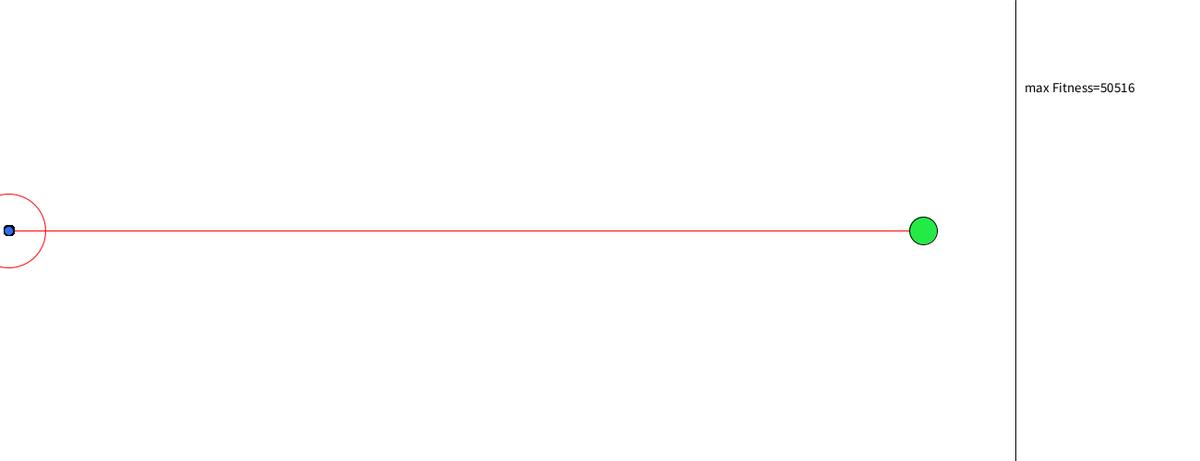
Frame 1 (no input)
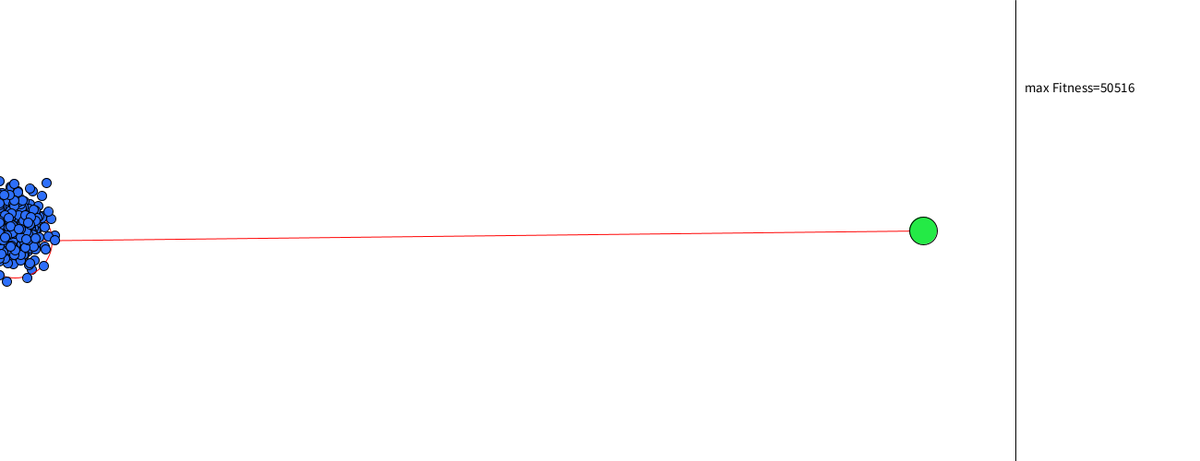
Frame 60 (the mouse pressed at the canvas centre just before this capture)
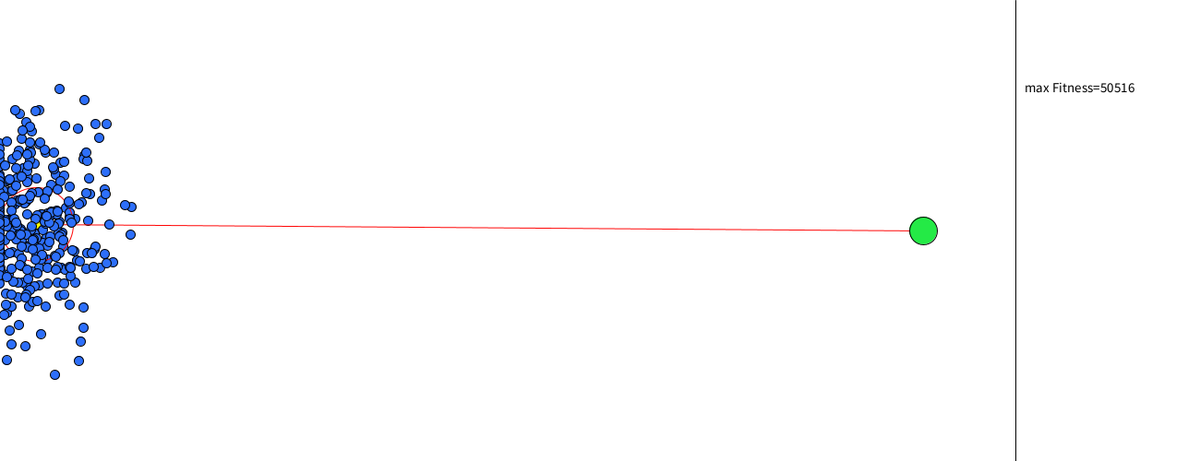
Frame 120 (the mouse held since frame 60 and released just before this capture)

The Processing sketch that drew these frames (run headless with seeded random() and noise(); from frame 60 on, the mouse is pressed at the canvas centre):

// Processing sketch: smartDotGeneticAlgorithm
// ── smartDotGeneticAlgorithm.pde
//---------------------------------------------------------------------------------------//
//this is obstacle class that holds the parameters of obstacle position, height and width
//this could be used to further train the creatures at different settings
//---------------------------------------------------------------------------------------//
class obstacle{
  PVector pos = new PVector(0, 0);
  PVector param = new PVector(0, 0);
  boolean active;
  
  obstacle(int x, int y, int wd, int ht, boolean bool){
    pos.x = x;
    pos.y = y;
    param.x = wd;
    param.y = ht;
    this.active = bool; 
  }
  void show(){
    if(this.active){
      stroke(#C9FA08);
      fill(#C9FA08);
      rect(pos.x, pos.y, param.x, param.y);
      noStroke();
      noFill();
    }
  }
}



int count=0;
int totalPopulation=500;
PVector target = new PVector(1000, 250);
int forceCount=0, index=0, maxfitness=0, totalScore=0;;
population p =new population();
obstacle ob0 = new obstacle(200, 140, 50, 200, false);

void setup(){
  size(1300,500);
  //frameRate(20);
}

void draw(){
  if(count==0)p.evaluate( );
  if(count<1000){
    p.display( );
    ob0.show();
    ellipseMode(CENTER);
    fill(#24EA46);
    ellipse(target.x, target.y, 30, 30);
    stroke(0);
    line(1100, 0, 1100, 500);
    fill(0);
    textSize(15);
    ++count;
    text("max Fitness=", 1110, 100);
    text(maxfitness, 1110+textWidth("max Fitness="), 100);
  }
  if(count>=1000){
    p.makeNewGen();
    p.mutate();
    totalScore=0;
    count=0;
  }
}

// ── creature.pde
//creature class and the necessary function class
//this class inclues property of positon and dynamic characteristics
//useing PVector class to represent the vector data types that holds the 
//positonal, force, velocity, acceleration properties that are vector in real life

class creature{
  PVector pos=new PVector(10, 250);
  PVector vel=new PVector(0, 0);
  PVector acel= new PVector(0, 0);
  PVector[] force=new PVector[1000];
  int fitness, steps;
  double prob;
  boolean alive=true, goal=false;
  
  //this is the creature class constructor used to initialize the vector properties
  //of the creature class
  creature(){
    vel.limit(5);
    fitness= 0;
    prob= 0.0;
    steps=1000;
    for(int i=0; i<1000; i++)force[i]= PVector.random2D();
  }
  
  //calculate the velocity
  void calVelocity(){
    acel= force[count].copy();
    acel.div(10);
    vel.add(acel);
    acel.set(0,0);
  }
  
  //used to cpoy the creature objets so create it's own separate copy
  //this doesn't refrence the same copy of the object
  creature cpy(){
    creature cp = new creature();
    for(int i=0; i<1000; i++){
        cp.force[i] = new PVector(force[i].x, force[i].y);
    }
    cp.prob= prob;
    return cp;
  }
} 

// ── population.pde
//population class is used to manipulate the population 
//used to evaluate, make new generation and does the selecton


class population{
  creature[] m0;
  float mutationRate = .01;
  
  population(){
    m0= new creature[totalPopulation];
    for(int i=0; i<totalPopulation; i++){
      m0[i]= new creature();
    }
  }
  
  //this just handles the display motion of the creatures
  //this is called after the fitness and selection probability is evaluated
  void display(){
    background(255);
    for(int i=0; i<totalPopulation; i++){
      if((m0[i].pos.x<0)||(m0[i].pos.x>1100)||(m0[i].pos.y<0)||(m0[i].pos.y>height))m0[i].alive=false;
      if(ob0.active){
        if((m0[i].pos.x<(ob0.pos.x+ob0.param.x))&&(m0[i].pos.x>ob0.pos.x)&&(m0[i].pos.y<ob0.pos.y+ob0.param.y)&&(m0[i].pos.y>(ob0.pos.y)))m0[i].alive=false;;
      }
      if(PVector.dist(m0[i].pos, target)<20){
            m0[i].goal=true;
            m0[i].pos.set(target.x, target.y);
      }
      if(!m0[i].goal&&m0[i].alive){
        m0[i].calVelocity();
        m0[i].pos.add(m0[i].vel);
      }
      fill(#2D6FFA);
      if(index==i){noFill();stroke(#FF0505);line(m0[i].pos.x, m0[i].pos.y, target.x, target.y);ellipse(m0[i].pos.x, m0[i].pos.y, 80, 80);stroke(0);fill(#FAFF03);}
      ellipseMode(CENTER);
      ellipse(m0[i].pos.x, m0[i].pos.y, 10, 10);
    }
  }
  
  //--------------------------------------------------------------------------------------------------------------------------------------------------------------//
  //--------------------------------------------------------------------------------------------------------------------------------------------------------------//
  //--------------------------------------------------------------------------------------------------------------------------------------------------------------//
  //--------------------------------------------------------------------------------------------------------------------------------------------------------------//
  //this function evaluates the fitness and probability of
  //selection of each sample based on the fitness of the sample
  void evaluate( ){
    for(count=0; count<1000; count++){
      for(int i=0; i<totalPopulation; i++){
        if((m0[i].alive)&&(!m0[i].goal)){
          m0[i].calVelocity();
          m0[i].pos.add(m0[i].vel);
          m0[i].steps--;
          if((m0[i].pos.x<0)||(m0[i].pos.x>1100)||(m0[i].pos.y<0)||(m0[i].pos.y>height))m0[i].alive=false;
          if(ob0.active){
            if((m0[i].pos.x<(ob0.pos.x+ob0.param.x))&&(m0[i].pos.x>ob0.pos.x)&&(m0[i].pos.y<ob0.pos.y+ob0.param.y)&&(m0[i].pos.y>(ob0.pos.y)))m0[i].alive=false;;
          }
          if(PVector.dist(m0[i].pos, target)<20){
            m0[i].goal=true;
            m0[i].pos.set(target.x, target.y);
          }
        }
      }
    }
    
    //calculating which sample has the maximum fitness
    //while evaluating the fitness of each sample
    //looping through each sample and compare
    //index stores which sample has the maximum fitness
    maxfitness=0;
    index=0;
    for(int i=0; i<totalPopulation; i++){
      int fit=0;
      float d= PVector.dist(target, m0[i].pos);
      //print("dist=",d," ----- ");
      fit= int(5000000/(d+1));
      
      if(!m0[i].alive){
        fit=fit-500-floor(m0[i].steps/5)+floor(10000/d)+floor(1000/(m0[i].steps+1));     //reduce fitness because it's not alive
      }else  if(m0[i].goal){
        fit+=50000+sq(m0[i].steps/10);   // increase fitness because it reached goal the less step it takes to reach the goal the more fit is and more reward
      }else{ 
        fit+=500+(500/d)+sqrt(m0[i].steps); // increasing fitness just because it's not dead
      }
      if(fit<0)fit=1;
      else fit /= 100;
      m0[i].fitness=fit;
      if(maxfitness<m0[i].fitness){
        maxfitness=m0[i].fitness;
        index=i;
      }
      
      //print(fit,"\n");
      //resetting some parameters for the display routine
      m0[i].pos.set(10, 250);
      m0[i].vel.set(0, 0);
      m0[i].alive=true;
      m0[i].goal=false;
      m0[i].steps=1000;
      count=0;
    }
    
    for(int i=0; i<totalPopulation; i++){
      totalScore+=m0[i].fitness;
    }
    //print("totalScore=", totalScore, "\n");
    ////finding out the probability
    //for(int i=0; i<totalPopulation; i++){
    //  m0[i].prob=(m0[i].fitness*1000)/totalScore;
    //  //print("probability=", m0[i].prob," ------ ");
    //}
  }
  
  //--------------------------------------------------------------------------------------------------------------------------------------------------------------//
  //--------------------------------------------------------------------------------------------------------------------------------------------------------------//
  //--------------------------------------------------------------------------------------------------------------------------------------------------------------//
  //--------------------------------------------------------------------------------------------------------------------------------------------------------------//
  
  void makeNewGen(){
    creature[] copiedPopulation = new creature[totalPopulation];
    for(int i=0; i<totalPopulation; i++){
      creature c0 = selection();
      creature c1 = selection();
      copiedPopulation[i] = crossover(c0, c1);
    }
    for(int i=0; i<totalPopulation; i++){
      m0[i] = copiedPopulation[i].cpy();
    }
  }
  
  creature selection(){
    int prob = int(random(totalScore));
    if(prob>(totalScore-1))prob-=1;
    int c=0;
    do{
      prob -=m0[c].fitness;
      c++;
      //overflow++;
    }while(prob>0);
    c--;
    //if(overflow>=1000)print("overflow");
    creature temp = m0[c].cpy(); 
    return temp;
  }
  
  //simple crossOver function
  //no fancy algorithm is used for the crossover function
  creature crossover(creature c0, creature c1){
    creature temC = new creature();
    for(int i=0; i<1000; i++){
      if(i< 500)temC.force[i]=c0.force[i];
      else temC.force[i]=c1.force[i];    
    }
    return temC;
  }
  
  void mutate(){
      for(int i=0; i<totalPopulation; i++){
        for(int j=0; j<1000;j++){
          if(random(1)<mutationRate)m0[i].force[j]=PVector.random2D();
        }
      }
  }
}
